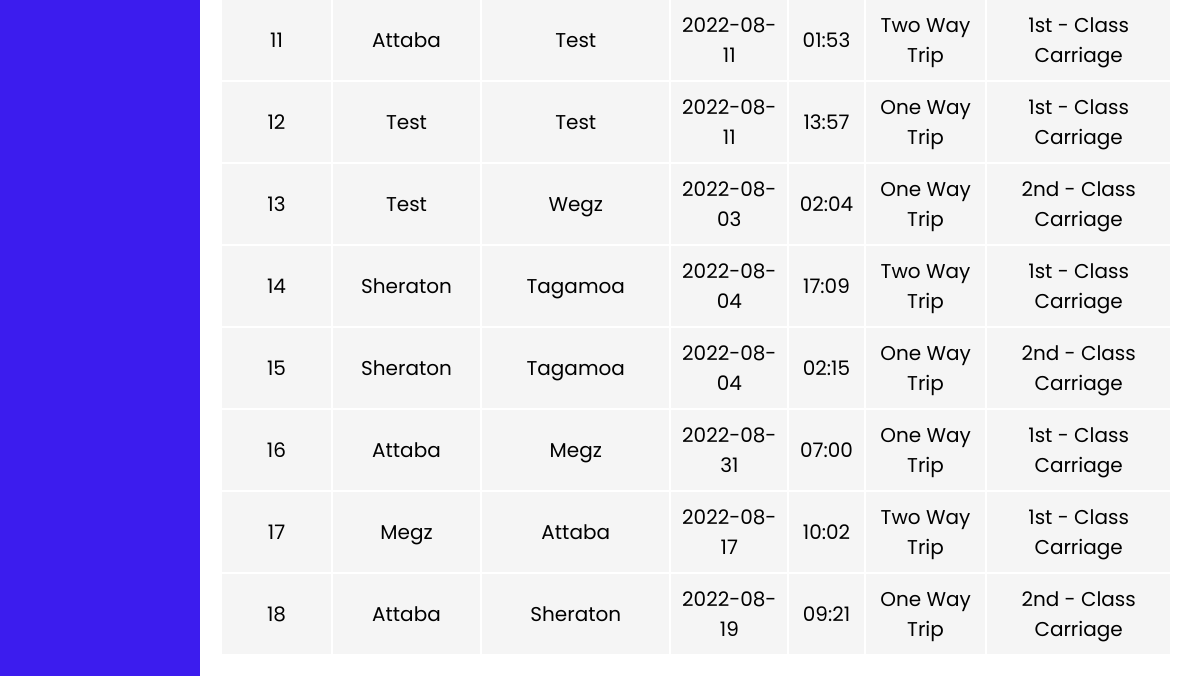
Page /all-tickets.php (lower part) on the earlier database version.
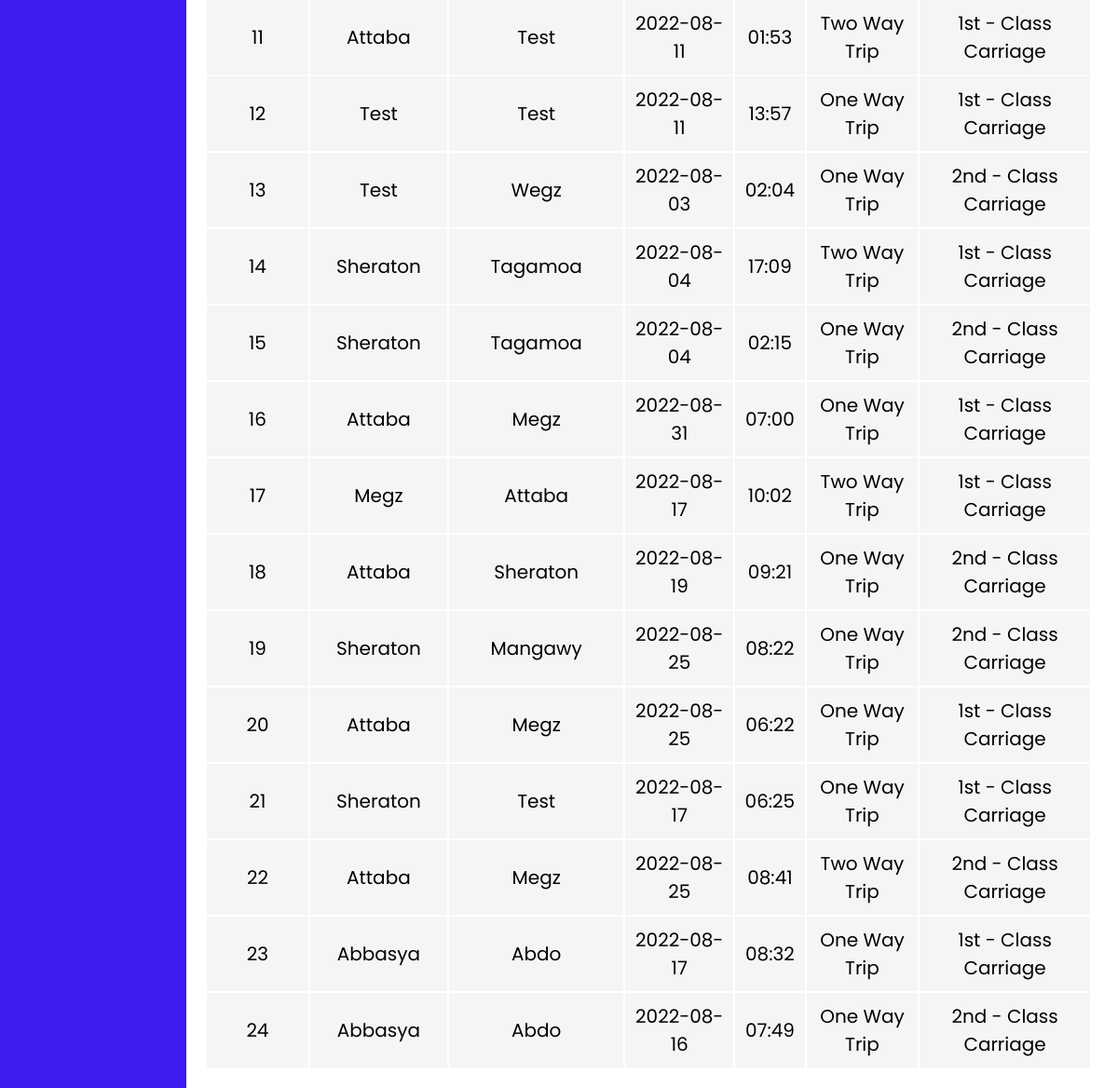
Same page on the later database version.
### tables this page shows
CREATE TABLE `tickets` (
  `ticketID` int(200) NOT NULL,
  `source` varchar(200) NOT NULL,
  `destination` varchar(200) NOT NULL,
  `date` varchar(200) NOT NULL,
  `time` varchar(200) NOT NULL,
  `trip_type` varchar(200) NOT NULL,
  `trip_class` varchar(200) NOT NULL,
  `ticketCount` int(200) NOT NULL,
  `by_user_id` int(200) NOT NULL
);

### all-tickets.php (the view, shortened to what this page needs)
<!DOCTYPE html>
<html lang="en">
<head>
    <link rel="stylesheet" href="CSS/admin-panel.css">
</head>
<?php session_start();
    include 'navbar.php';?>
<body>
    <div class="sidenav">
    </div>
    <div class="body2">
        <div class="users-table">
            <table>
                <?php
$sql="SELECT * FROM tickets";
$result=mysqli_query($conn,$sql);
while($row=mysqli_fetch_assoc($result))
{
?>
                <tbody>
                    <tr class="grey-tr">
                        <td><span name="ID"><?php echo $row['ticketID'] ?> </span></td>
                        <td><?php echo $row['source'] ?></td>
                        <td><?php echo $row['destination'] ?></td>
                        <td><?php echo $row['date'] ?></td>
                        <td><?php echo $row['time'] ?></td>
                        <td><?php echo $row['trip_type'] ?></td>
                        <td><?php echo $row['trip_class'] ?></td>
                    </tr>
                </tbody>
                <?php
}
                ?>
            </table>
        </div>
    </div>
</body>
</html>

Differences in the rows shown:
added tickets: ticketID "19", source "Sheraton", destination "Mangawy", date "2022-08-25", time "08:22", trip_type "One Way Trip", trip_class "2nd - Class Carriage"
added tickets: ticketID "20", source "Attaba", destination "Megz", date "2022-08-25", time "06:22", trip_type "One Way Trip", trip_class "1st - Class Carriage"
added tickets: ticketID "21", source "Sheraton", destination "Test", date "2022-08-17", time "06:25", trip_type "One Way Trip", trip_class "1st - Class Carriage"
added tickets: ticketID "22", source "Attaba", destination "Megz", date "2022-08-25", time "08:41", trip_type "Two Way Trip", trip_class "2nd - Class Carriage"
added tickets: ticketID "23", source "Abbasya", destination "Abdo", date "2022-08-17", time "08:32", trip_type "One Way Trip", trip_class "1st - Class Carriage"
added tickets: ticketID "24", source "Abbasya", destination "Abdo", date "2022-08-16", time "07:49", trip_type "One Way Trip", trip_class "2nd - Class Carriage"
